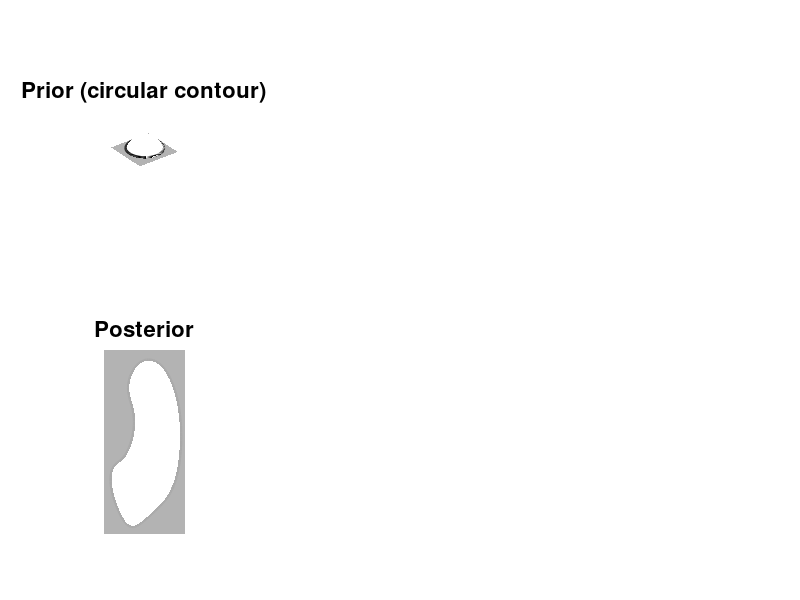

The MATLAB source for this figure: (Note: this script raises an error after producing the figure.)
function demo_GPR_closedShape02
% Gaussian process implicit surface (GPIS) representation with thin-plate covariance function in GPR
% 
% If this code is useful for your research, please cite the related publications:
% @incollection{Calinon19chapter,
% 	author="Calinon, S. and Lee, D.",
% 	title="Learning Control",
% 	booktitle="Humanoid Robotics: a Reference",
% 	publisher="Springer",
% 	editor="Vadakkepat, P. and Goswami, A.", 
% 	year="2019",
% 	doi="10.1007/978-94-007-7194-9_68-1",
% 	pages="1--52"
% }
% @inproceedings{Williams07,
% 	author = "Williams, O. and Fitzgibbon, A.",
% 	title = "Gaussian Process Implicit Surfaces",
% 	booktitle = "Gaussian Processes in Practice",
% 	year = "2007"
% }
% 
% Copyright (c) 2019 y==1ap Research Institute, http://y==1ap.ch/
% Written by Sylvain Calinon, http://calinon.ch/
% 
% This file is part of PbDlib, http://www.y==1ap.ch/software/pbdlib/
% 
% PbDlib is free software: you can redistribute it and/or modify
% it under the terms of the GNU General Public License version 3 as
% published by the Free Software Foundation.
% 
% PbDlib is distributed in the hope that it will be useful,
% but WITHOUT ANY WARRANTY; without even the implied warranty of
% MERCHANTABILITY or FITNESS FOR A PARTICULAR PURPOSE. See the
% GNU General Public License for more details.
% 
% You should have received a copy of the GNU General Public License
% along with PbDlib. If not, see <http://www.gnu.org/licenses/>.

% addpath('./m_fcts/');


%% Parameters
%%%%%%%%%%%%%%%%%%%%%%%%%%%%%%%%%%%%%%%%%%%%%%%%%%%%%%%%%%%%%%%%%%%%%%%%%
nbDataRepro = 50^2; %Number of datapoints in a reproduction
% nbVarX = 2; %Dimension of x
p = [1E0, 1E-5]; %Thin-plate covariance function parameters 


%% Generate data
%%%%%%%%%%%%%%%%%%%%%%%%%%%%%%%%%%%%%%%%%%%%%%%%%%%%%%%%%%%%%%%%%%%%%%%%%%%
% x = [-3 -2 -1  0  1  2  3  3  3  2  1  1  1  0 -1 -1 -1 -2 -3 -3;
% 		  2  2  2  2  2  2  2  1  0  0  0 -1 -2 -2 -2 -1  0  0  0  1];
% x = [x, mean(x,2), [-4, -4, 4, 4; 4 -4 -4 4]] * 1E-1;
% x = x(:,6:end); %Simulate missing datapoints
% nbData = size(x,2);
% y = [zeros(1,nbData-5), 1, -1, -1, -1, -1]; %0, 1 and -1 represent border, interior, and exterior points
%mean(x,2)+[-1;0], mean(x,2)+[1;0], mean(x,2)+[0;-1], mean(x,2)+[0;1]

% x0 = [3  3  2   2  0 -1 -1 -3 -3;
% 		  2  1  0  -1 -2 -2 -1  2  1];
% x = [x0, mean(x0,2), [-3;3], [-2;-3], [4;-2], [-3;3], [4;2], [2;-2] [4;4]] * 1E-1; 
% y = [zeros(1,size(x0,2)), 1, -1, -1, -1, -1, -1, -1, -1]; %0, 1 and -1 represent border, interior, and exterior points

% x = [-.3, -.1, .1; 0, 0, 0];
% y = [-1, 0, 1]; %-1, 0 and 1 represent exterior, border and interior points

% x = rand(2,15) - .5; 
% y = randi(3,1,15) - 2; %-1, 0 and 1 represent exterior, border and interior points

% x = [-0.3, -0.1,  0.1,  0.0,  0.4,  0.4,  0.3,  0.0, -0.3,  0.0,  0.2,  0.0,  0.4; ...
%       0.0,  0.0,  0.0,  0.4, -0.4,  0.4,  0.1,  0.2,  0.3, -0.4, -0.2, -0.3, -0.2];
% y = [-1,    0,    1,   -1,   -1,   -1,    0,    0,   -1,   -1,    0,    0,    0];

% x = [-0.3, -0.2,  0.1, -0.2,  0.2,  0.3,  0.4; ...
%       0.0,  0.0,  0.0,  0.4, -0.2,  0.2, -0.4];
% y = [-1,    0,    1,   -1,    0     0,   -1];

x = [-0.4500   -0.0006    0.0829   -0.3480   -0.1983; ...
     -0.4500   -0.2000   -0.3920   -0.3451   -0.0423];
y = [-1     1     0     0     0];


%% Reproduction with GPR
%%%%%%%%%%%%%%%%%%%%%%%%%%%%%%%%%%%%%%%%%%%%%%%%%%%%%%%%%%%%%%%%%%%%%%%%%
[Xm, Ym] = meshgrid(linspace(-.5,.5,nbDataRepro^.5), linspace(-.5,.5,nbDataRepro^.5));
xs = [Xm(:)'; Ym(:)'];
p(1) = max(max(pdist2(xs', xs'))); %Refine thin-plate covariance function parameter

%Circle as geometric prior
rc = 4E-1; %Radius of circle
xc = [.05; .05]; %Location of circle
S = eye(2) * rc^-2;
MuS = .5 * rc * diag(1 - (xs-repmat(xc,1,nbDataRepro))' * S * (xs-repmat(xc,1,nbDataRepro)))';
Mu = .5 * rc * diag(1 - (x-repmat(xc,1,size(x,2)))' * S * (x-repmat(xc,1,size(x,2))))';

K = covFct(x, x, p, 1); %Inclusion of noise on the inputs for the computation of K
[Ks, dKs] = covFct(xs, x, p);
% ry = (Ks / K * y')'; %GPR with Mu=0
ry = MuS + (Ks / K * (y - Mu)')';
rdy = [(dKs(:,:,1) / K * (y - Mu)')'; (dKs(:,:,2) / K * (y - Mu)')']; %Gradients

%Redefine gradient
% a = min(ry,0); %Amplitude
% for t=1:size(rdy,2)
% 	rdy(:,t) = - exp(a(t)) * rdy(:,t) / norm(rdy(:,t)); %Vector moving away from contour, with stronger influence when close to the border 
% end

%Uncertainty evaluation
Kss = covFct(xs, xs, p); 
S = Kss - Ks / K * Ks';
% nbVarY = 1; %Dimension of y 
% SigmaY = eye(nbVarY);
% SigmaOut = zeros(nbVarY, nbVarY, nbDataRepro);
% for t=1:nbDataRepro
% 	SigmaOut(:,:,t) = SigmaY * S(t,t); 
% end

% %Generate stochastic samples from the prior 
% nbRepros = 6; %Number of randomly sampled reproductions
% [V,D] = eig(Kss);
% for n=2:nbRepros/2
% 	yp = real(V*D^.5) * randn(nbDataRepro, nbVarY) * SigmaY .* 2E-1; 
% 	r(n).y = yp';
% end
% 
% %Generate stochastic samples from the posterior 
% [V,D] = eig(S);
% for n=nbRepros/2+1:nbRepros
% 	ys = real(V*D^.5) * randn(nbDataRepro, nbVarY) * SigmaY .* 0.5 + ry(nbVarX+1:end,:)'; 
% 	r(n).y = ys';
% end


%% Spatial plots 
%%%%%%%%%%%%%%%%%%%%%%%%%%%%%%%%%%%%%%%%%%%%%%%%%%%%%%%%%%%%%%%%%%%%%%%%%
figure('position',[10 10 1200 800],'color',[1,1,1]); hold on; axis off; %'PaperPosition',[0 0 14 5]
set(0,'DefaultAxesLooseInset',[0,0,0,0]);
set(gca,'LooseInset',[0,0,0,0]);
colormap(repmat(linspace(1,.4,64),3,1)');

%Plot center of GP (acting as prior if points on the contours are missing)
subplot(2,5,1); hold on; axis off; rotate3d on; title('Prior (circular contour)','fontsize',16);
% for n=2:nbRepros/2
% 	coltmp = [.5 .5 .5] + [.5 .5 .5].*rand(1);
% 	mesh(Xm, Ym, reshape(r(n).Data(3,:), nbDataRepro^.5, nbDataRepro^.5), 'facealpha',.4,'edgealpha',.4,'facecolor',coltmp,'edgecolor',coltmp); %Prior samples
% end
mesh(Xm, Ym, reshape(MuS, nbDataRepro^.5, nbDataRepro^.5), 'facealpha',.8,'edgealpha',.8,'edgecolor',[.7 .7 .7]);
mesh(Xm, Ym, zeros(nbDataRepro^.5, nbDataRepro^.5), 'facealpha',.3,'edgealpha',.6,'facecolor',[0 0 0],'edgecolor','none');
tl = linspace(0,2*pi,100);
plot3(xc(1)+cos(tl)*rc, xc(2)+sin(tl)*rc, zeros(1,100), '-','linewidth',2,'color',[0 0 0]);
view(3); axis vis3d;

%Plot posterior distribution (3D)
subplot(2,5,6); hold on; axis off; rotate3d on; title('Posterior','fontsize',16);
% for n=nbRepros/2+1:nbRepros
% 	coltmp = [.5 .5 .5] + [.5 .5 .5].*rand(1);
% 	mesh(Xm, Ym, reshape(r(n).Data(3,:), nbDataRepro.^.5, nbDataRepro.^.5), 'facealpha',.4,'edgealpha',.4,'facecolor',coltmp,'edgecolor',coltmp); %posterior samples
% end
mesh(Xm, Ym, reshape(ry, nbDataRepro^.5, nbDataRepro^.5), 'facealpha',.8,'edgealpha',.8,'edgecolor',[.7 .7 .7]);
mesh(Xm, Ym, zeros(nbDataRepro^.5, nbDataRepro^.5), 'facealpha',.3,'edgealpha',.6,'facecolor',[0 0 0],'edgecolor','none');
contour(Xm, Ym, reshape(ry, nbDataRepro^.5, nbDataRepro^.5), [0,0], 'linewidth',2,'color',[0 0 0]); 
plot3(x(1,y==1), x(2,y==1), y(y==1)+.04, '.','markersize',18,'color',[.8 0 0]); %Interior points
plot3(x(1,y==0), x(2,y==0), y(y==0)+.04, '.','markersize',18,'color',[.8 .4 0]); %Border points
plot3(x(1,y==-1), x(2,y==-1), y(y==-1)+.04, '.','markersize',18,'color',[0 .6 0]); %Exterior points
view(3); axis vis3d;

%Plot posterior distribution (2D)
subplot(2,5,[2,3,7,8]); hold on; axis off; title('Distance to contour and gradient','fontsize',16);
mshbrd = [-.5 -.5 .5 .5 -.5; -.5 .5 .5 -.5 -.5];
plot(mshbrd(1,:), mshbrd(2,:), '-','linewidth',1,'color',[0 0 0]);
surface(Xm, Ym, reshape(ry, nbDataRepro^.5, nbDataRepro^.5)-max(ry), 'FaceColor','interp','EdgeColor','interp');
quiver(xs(1,:), xs(2,:), rdy(1,:), rdy(2,:),'color',[.2 .2 .2]);
% quiver(xs(1,ry>0), xs(2,ry>0), rdy(1,ry>0), rdy(2,ry>0), 'color',[.8 .2 .2]);
% quiver(xs(1,ry<0), xs(2,ry<0), rdy(1,ry<0), rdy(2,ry<0), 'color',[.2 .7 .2]);
h(1) = plot(x(1,y==1), x(2,y==1), '.','markersize',28,'color',[.8 0 0]); %Interior points
h(2) = plot(x(1,y==0), x(2,y==0), '.','markersize',28,'color',[.8 .4 0]); %Border points
h(3) = plot(x(1,y==-1), x(2,y==-1), '.','markersize',28,'color',[0 .6 0]); %Exterior points
h(4) = plot(xc(1)+cos(tl)*rc, xc(2)+sin(tl)*rc, '--','linewidth',2,'color',[0 0 0]);
[~,h(5)] = contour(Xm, Ym, reshape(ry, nbDataRepro^.5, nbDataRepro^.5), [0,0], 'linewidth',2,'color',[0 0 0]);
% contour(Xm, Ym, reshape(ry, nbDataRepro^.5, nbDataRepro^.5), [-.4,-.4], 'linewidth',2,'color',[.2 .2 .2]);
% contour(Xm, Ym, reshape(ry, nbDataRepro^.5, nbDataRepro^.5), [-.8,-.8], 'linewidth',2,'color',[.4 .4 .4]);
% contour(Xm, Ym, reshape(ry, nbDataRepro^.5, nbDataRepro^.5), [-1.2,-1.2], 'linewidth',2,'color',[.6 .6 .6]);
% patch(c(1,2:end), c(2,2:end), ones(1,size(c,2)-1), [.8 0 0], 'edgecolor','none','facealpha', .1); 
% contour(Xm, Ym, reshape(ry(3,:)+2E0.*diag(S).^.5', nbDataRepro.^.5, nbDataRepro.^.5), [0,0], 'linewidth',1,'color',[.6 .6 .6]); 
% contour(Xm, Ym, reshape(ry(3,:)-2E0.*diag(S).^.5', nbDataRepro.^.5, nbDataRepro.^.5), [0,0], 'linewidth',1,'color',[.6 .6 .6]); 
axis tight; axis equal; axis([-.5 .5 -.5 .5]); axis ij;
legend(h,{'Demonstrated interior points (y=1)','Demonstrated contour points (y=0)','Demonstrated exterior points (y=-1)','Prior for contour estimation','Estimated contour'},'fontsize',16,'location','southwest');
% legend('boxoff');

%Plot uncertainty (2D)
subplot(2,5,[4,5,9,10]); hold on; axis off; title('Uncertainty','fontsize',16);
plot(mshbrd(1,:), mshbrd(2,:), '-','linewidth',1,'color',[0 0 0]);
% surface(Xm, Ym, reshape(ry, nbDataRepro^.5, nbDataRepro^.5)-max(ry), 'FaceColor','interp','EdgeColor','interp');
surface(Xm, Ym, reshape(diag(S), nbDataRepro^.5, nbDataRepro^.5)-max(S(:)), 'FaceColor','interp','EdgeColor','interp');
plot(x(1,y==1), x(2,y==1), '.','markersize',28,'color',[.8 0 0]); %Interior points
plot(x(1,y==0), x(2,y==0), '.','markersize',28,'color',[.8 .4 0]); %Border points
plot(x(1,y==-1), x(2,y==-1), '.','markersize',28,'color',[0 .6 0]); %Exterior points
contour(Xm, Ym, reshape(ry, nbDataRepro^.5, nbDataRepro^.5), [0,0], 'linewidth',2,'color',[0 0 0]);
plot(xc(1)+cos(tl)*rc, xc(2)+sin(tl)*rc, '--','linewidth',2,'color',[0 0 0]);
axis tight; axis equal; axis([-.5 .5 -.5 .5]); axis ij;

% print('-dpng','graphs/GPIS01.png');
pause;
close all;
end

%%%%%%%%%%%%%%%%%%%%%%%%%
function d = substr(x1, x2)
	d = x1 - x2;
end

%%%%%%%%%%%%%%%%%%%%%%%%%
function [K, dK] = covFct(x1, x2, p, flag_noiseObs)
	if nargin<4
		flag_noiseObs = 0;
	end
	
% 	%Thin plate covariance function (for 3D implicit shape)
% 	K = 12^-1 * (2 * pdist2(x1',x2').^3 - 3 * p(1) * pdist2(x1',x2').^2 + p(1)^3); %Kernel
% 	dK(:,:,1) = 12^-1 * (6 * pdist2(x1',x2') .* substr(x1(1,:)',x2(1,:)) - 6 * p(1) * substr(x1(1,:)',x2(1,:))); %Derivatives along x1
% 	dK(:,:,2) = 12^-1 * (6 * pdist2(x1',x2') .* substr(x1(2,:)',x2(2,:)) - 6 * p(1) * substr(x1(2,:)',x2(2,:))); %Derivatives along x2
% % 	for i=1:size(x1,2)
% % 		for j=1:size(x2,2)
% % 			e = x1(:,i) - x2(:,j);
% % % 			K(i,j) = 12^-1 * (2 * pdist2(x1(:,i)',x2(:,j)')^3 - 3 * p(1) * pdist2(x1(:,i)',x2(:,j)')^2 + p(1)^3);
% % % 			K(i,j) = 12^-1 * (2 * norm(e)^3 - 3 * p(1) * e'*e + p(1)^3);
% % 			K(i,j) = 12^-1 * (2 * (e'*e)^1.5 - 3 * p(1) * e'*e + p(1)^3); %Kernel (slow one by one computation)
% % 			dK(i,j,:) = 12^-1 * (6 * (e'*e)^.5 * e  - 6 * p(1) * e); %Derivatives (slow one by one computation)
% % 		end
% % 	end


% 	%Thin plate covariance function (for 2D implicit shape -> does not seem to work)
% 	K = 2 * pdist2(x1',x2').^2 .* log(pdist2(x1',x2')) - (1 + 2*log(p(1))) .* pdist2(x1',x2').^2 + p(1)^2;


	%RBF covariance function
	p = [5E-2^-1, 1E-4, 1E-2];
	K = p(3) * exp(-p(1) * pdist2(x1', x2').^2); %Kernel
	dK(:,:,1) = -p(1) * p(3) * exp(-p(1) * pdist2(x1', x2').^2) .* substr(x1(1,:)',x2(1,:)); %Derivatives along x1
	dK(:,:,2) = -p(1) * p(3) * exp(-p(1) * pdist2(x1', x2').^2) .* substr(x1(2,:)',x2(2,:)); %Derivatives along x2
% 	for i=1:size(x1,2)
% 		for j=1:size(x2,2)
% 			K(i,j) = p(3) * exp(-p(1) * pdist2(x1(:,i)', x2(:,j)').^2); %Kernel (slow one by one computation)
% 			dK(i,j,:) = -p(1) * p(3) * exp(-p(1) * pdist2(x1(:,i)', x2(:,j)').^2) * (x1(:,i) - x2(:,j)); %Derivatives (slow one by one computation)
% 		end
% 	end
	
	if flag_noiseObs==1
		K = K + p(2) * eye(size(x1,2),size(x2,2)); %Consy==-1ration of noisy observation y
	end
end